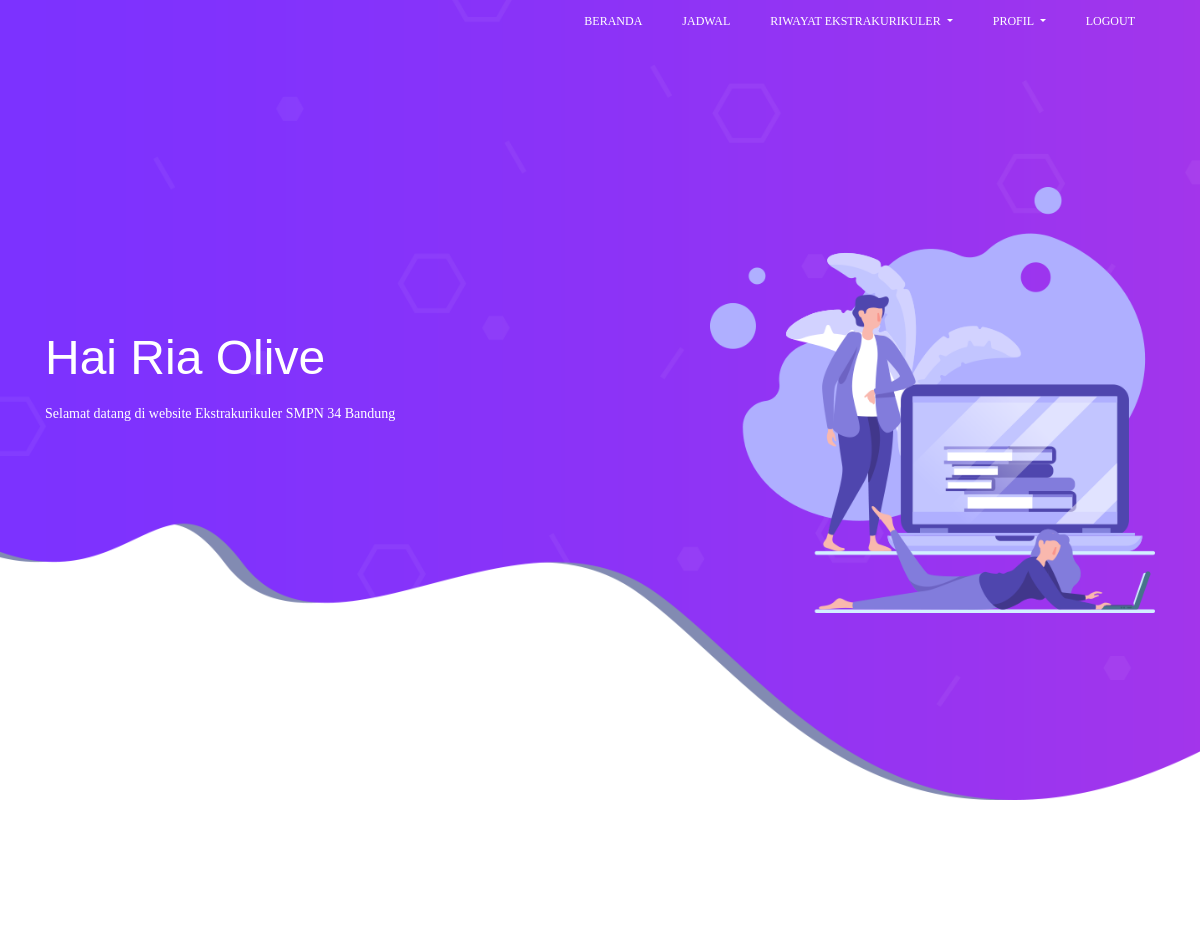
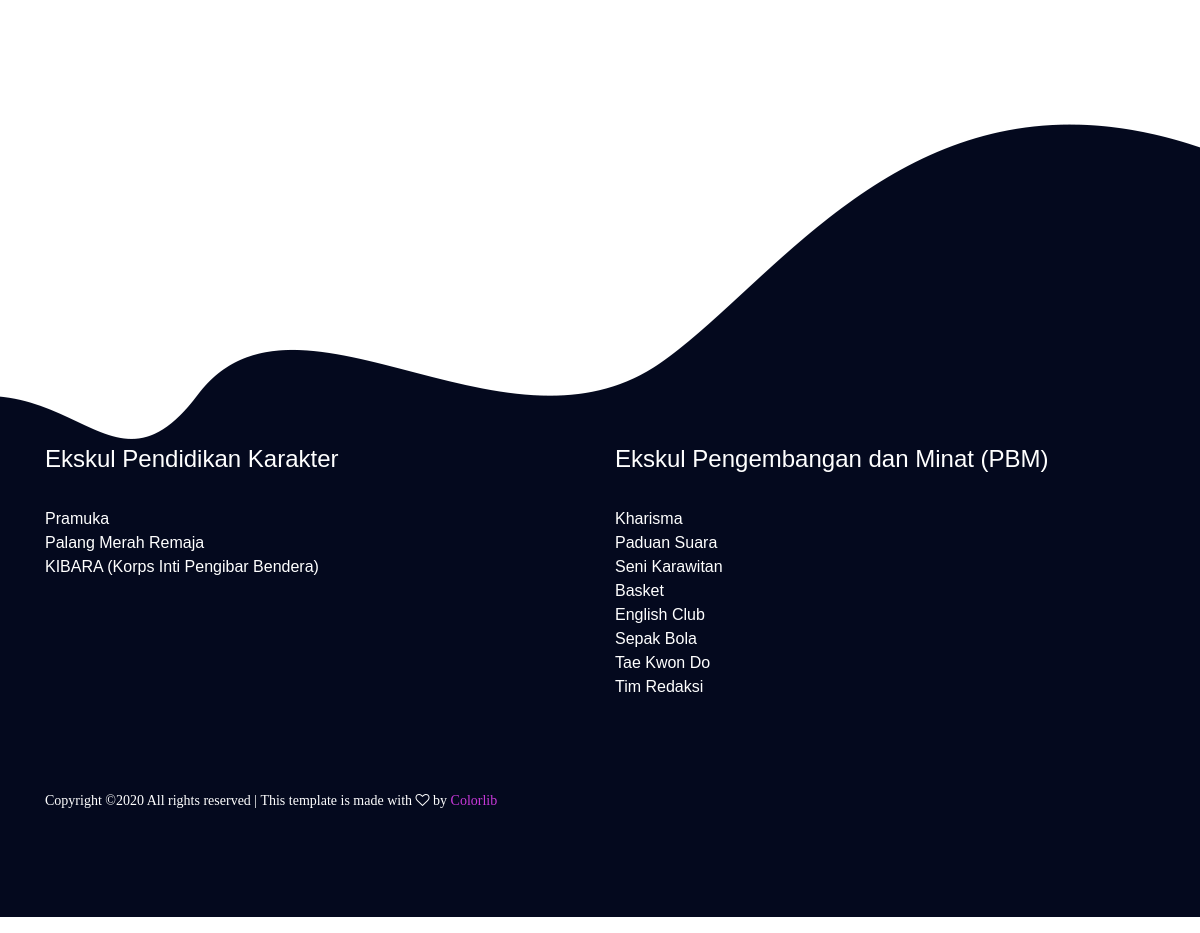
Screenshot of /views/siswa/homesiswa.php (signed in) with the database file from the repository (2 pictures, top to bottom).
### tables this page shows
CREATE TABLE `ekstrakurikuler` (
  `id_ekskul` int(11) NOT NULL,
  `nama_ekskul` varchar(45) NOT NULL,
  `jenis_ekskul` enum('Ekstrakurikuler Pendidikan Karakter','Ekstrakurikuler Pengembangan Bakat dan Minat (PBM)') NOT NULL,
  `tanggal_input` timestamp NOT NULL DEFAULT CURRENT_TIMESTAMP ON UPDATE CURRENT_TIMESTAMP
);

### views/siswa/homesiswa.php (the view, shortened to what this page needs)
<!DOCTYPE html>
<html lang="zxx" class="no-js">
<head>
  <link rel="stylesheet" href="../../style/css/linearicons.css" />
  <link rel="stylesheet" href="../../style/css/font-awesome.min.css" />
  <link rel="stylesheet" href="../../style/css/bootstrap.css" />
  <link rel="stylesheet" href="../../style/css/magnific-popup.css" />
  <link rel="stylesheet" href="../../style/css/owl.carousel.css" />
  <link rel="stylesheet" href="../../style/css/nice-select.css">
  <link rel="stylesheet" href="../../style/css/hexagons.min.css" />
  <link rel="stylesheet" href="../../style/https://cdn.jsdelivr.net/themify-icons/0.1.2/css/themify-icons.css" />
  <link rel="stylesheet" href="../../style/css/main.css" />
  <link rel="stylesheet" type="text/css" href="../../style/login/fonts/font-awesome-4.7.0/css/font-awesome.min.css">
  <link rel="stylesheet" type="text/css" href="../../style/login/vendor/bootstrap/css/bootstrap.min.css">
  <link rel="stylesheet" type="text/css" href="../../style/login/fonts/Linearicons-Free-v1.0.0/icon-font.min.css">
  <link rel="stylesheet" type="text/css" href="../../style/login/vendor/animate/animate.css">
  <link rel="stylesheet" type="text/css" href="../../style/login/vendor/css-hamburgers/hamburgers.min.css">
  <link rel="stylesheet" type="text/css" href="../../style/login/vendor/select2/select2.min.css">
  <link rel="stylesheet" type="text/css" href="../../style/login/css/util.css">
  <link rel="stylesheet" type="text/css" href="../../style/login/css/main.css">
</head>
<body>
  <?php
  array_key_exists('page', $_GET) ? $page = $_GET['page'] : $page = 'dashboardsiswa';
  ?>
  <?php
  if ($page == "dashboardsiswa"){
    include "dashboardsiswa.php";
  }
  ?>
  <header class="default-header">
    <nav class="navbar navbar-expand-lg  navbar-light">
      <div class="container">
      <div class="collapse navbar-collapse justify-content-end align-items-center" id="navbarSupportedContent">
        <ul class="navbar-nav">
          <li><a href="?page=dashboardsiswa">Beranda</a></li>
          <li><a href="?page=jadwal">Jadwal</a></li>
          <li class="dropdown">
            <a class="dropdown-toggle" href="#" data-toggle="dropdown">
              Riwayat Ekstrakurikuler
            </a>
          </li>
          <li class="dropdown">
            <a class="dropdown-toggle" href="#" data-toggle="dropdown">
              Profil
            </a>
          </li>
          <li><a href="../../controllers/admin/logout-admin.php" onclick="javascript: return confirm('Anda yakin keluar ?')">Logout</a></li>
        </ul>
      </div>
    </div>
  </nav>
</header>
<footer class="footer-area section-gap">
  <div class="container">
   <div class="row">
    <div class="col-lg-6 col-md-6 single-footer-widget">
      <h4>Ekskul Pendidikan Karakter</h4>
      <?php
        include '../../class/koneksi.php';
        $data = mysqli_query($koneksi,"select * from ekstrakurikuler where jenis_ekskul = 'Ekstrakurikuler Pendidikan Karakter'");
        while($d = mysqli_fetch_array($data)){
      ?>
        <li style="color: white;"><?php echo $d['nama_ekskul']; ?></li>
      <?php
        }
      ?>
    </div>
    <div class="col-lg-6 col-md-6 single-footer-widget">
      <h4>Ekskul Pengembangan dan Minat (PBM)</h4>
      <?php
        include '../../class/koneksi.php';
        $data = mysqli_query($koneksi,"select * from ekstrakurikuler where jenis_ekskul = 'Ekstrakurikuler Pengembangan Bakat dan Minat (PBM)'");
        while($d = mysqli_fetch_array($data)){
      ?>
        <li style="color: white;"><?php echo $d['nama_ekskul']; ?></li>
      <?php
        }
      ?>
    </div>
  </div>
  <div class="footer-bottom row align-items-center">
    <p class="footer-text m-0 col-lg-8 col-md-12">
      Copyright &copy;<script>document.write(new Date().getFullYear());</script> All rights reserved | This template is made with <i class="fa fa-heart-o" aria-hidden="true"></i> by <a href="https://colorlib.com" target="_blank">Colorlib</a>
    </p>
  </div>
</div>
</footer>
</body>
</html>

### style/login/css/main.css (style rules this page uses)
* { margin: 0px; padding: 0px; box-sizing: border-box; }
body, html { height: 100%; font-family: Poppins-Regular, sans-serif; }
a { font-family: Poppins-Regular; font-size: 14px; line-height: 1.7; color: #666666; margin: 0px; transition: all 0.4s; -webkit-transition: all 0.4s; -o-transition: all 0.4s; -moz-transition: all 0.4s; }
h1,h2,h3,h4,h5,h6 { margin: 0px; }
p { font-family: Poppins-Regular; font-size: 14px; line-height: 1.7; color: #666666; margin: 0px; }
ul, li { margin: 0px; list-style-type: none; }

### rows the page displays
ekstrakurikuler: nama_ekskul "Pramuka"
ekstrakurikuler: nama_ekskul "Palang Merah Remaja"
ekstrakurikuler: nama_ekskul "KIBARA (Korps Inti Pengibar Bendera)"
ekstrakurikuler: nama_ekskul "Kharisma"
ekstrakurikuler: nama_ekskul "Paduan Suara"
ekstrakurikuler: nama_ekskul "Seni Karawitan"
ekstrakurikuler: nama_ekskul "Basket"
ekstrakurikuler: nama_ekskul "English Club"
ekstrakurikuler: nama_ekskul "Sepak Bola"
ekstrakurikuler: nama_ekskul "Tae Kwon Do"
ekstrakurikuler: nama_ekskul "Tim Redaksi"

### other values shown
$_SESSION['username'] "Ria Olive"
